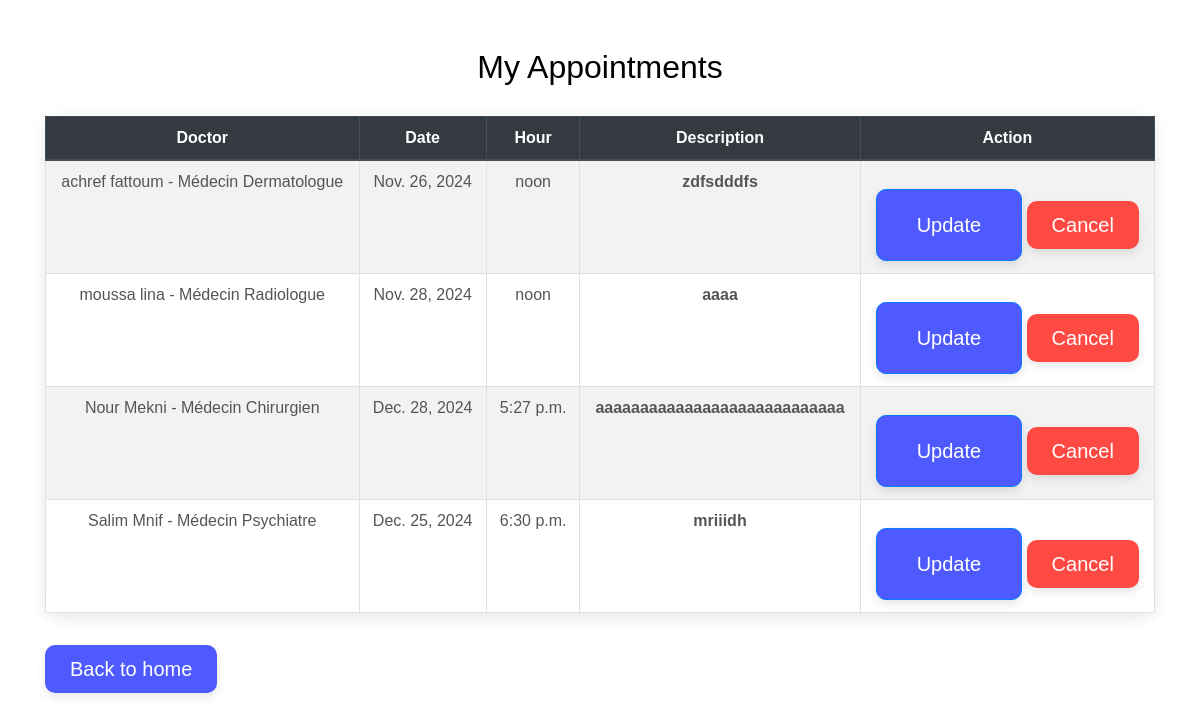
/appointment/ (signed in), run on the app's committed database.
### appointment/models.py (models this page shows, shortened)
class Appointment(models.Model):
    patient = models.ForeignKey(User, on_delete=models.CASCADE, related_name='appointments')
    personnel = models.ForeignKey(Personnel, on_delete=models.SET_NULL, null=True, blank=True, related_name='appointments')  # Assign a doctor or personnel
    date = models.DateField()
    time = models.TimeField()
    description = models.TextField()

### personnel/models.py (models this page shows)
class Personnel(models.Model):
    nom = models.CharField(max_length=100)
    prenom = models.CharField(max_length=100)
    FONCTION_CHOICES = [
        ('Médecin Généraliste', 'Médecin Généraliste'),
        ('Médecin Cardiologue', 'Médecin Cardiologue'),
        ('Médecin Dermatologue', 'Médecin Dermatologue'),
        ('Médecin Pédiatre', 'Médecin Pédiatre'),
        ('Médecin Chirurgien', 'Médecin Chirurgien'),
        ('Médecin Radiologue', 'Médecin Radiologue'),
        ('Médecin Psychiatre', 'Médecin Psychiatre'),
        ('Médecin Gynécologue', 'Médecin Gynécologue'),
        ('Infirmier', 'Infirmier'),
        ('Secrétaire', 'Secrétaire'),
        ('Technicien', 'Technicien'),
    ]
    fonction = models.CharField(max_length=100, choices=FONCTION_CHOICES)
    telephone = models.CharField(max_length=15)
    email = models.EmailField(unique=True)
    adresse = models.CharField(max_length=255, null=True, blank=True)
    photo = models.ImageField(upload_to='médecin/', null=True, blank=True, default='médecin/doctor.png')
    date_joined = models.DateTimeField(default=now)
    date_left = models.DateTimeField(null=True, blank=True, default=None)
    def __str__(self):
        return f"{self.prenom} {self.nom} - {self.fonction}"

### appointment/views.py (the view)
@login_required
def appointment_list(request):
    appointments = Appointment.objects.filter(patient=request.user)
    return render(request, 'appointment_list.html', {'appointments': appointments})

### appointment/templates/appointment_list.html (shortened to what this page needs)
{% load bootstrap5 %}
{% bootstrap_css %}
{% load static %}
<link rel="stylesheet" href="{% static 'patient/assets/css/facture.css' %}">
<link rel="stylesheet" href="{% static 'patient/assets/css/maicons.css' %}">
<link rel="stylesheet" href="{% static 'patient/assets/css/bootstrap.css' %}">
<link rel="stylesheet" href="{% static 'patient/assets/vendor/owl-carousel/css/owl.carousel.css' %}">
<link rel="stylesheet" href="{% static 'patient/assets/vendor/animate/animate.css' %}">
<link rel="stylesheet" href="{% static 'patient/assets/css/theme.css' %}">
<div class="container mt-5 table-container">
    <h2 class="text-center mb-4">My Appointments</h2>
    <table class="table table-bordered table-striped">
        <thead class="thead-dark">
            <tr>
                <th>Doctor</th>
                <th>Date</th>
                <th>Hour</th>
                <th>Description</th>
                <th>Action</th>
            </tr>
        </thead>
        <tbody>
            {% for appointment in appointments %}
                <tr>
                    <td>{{ appointment.personnel }}</td>
                    <td>{{ appointment.date }}</td>
                    <td>{{ appointment.time }}</td>
                    <td>{{ appointment.description }}</td>
                    <td>
                        <a href="{% url 'update_appointment' appointment.id %}" class="btn btn-primary mt-3 wow zoomIn">Update</a>
                        <form action="{% url 'delete_appointment' appointment.id %}" method="post" style="display: inline;">
                            <button type="submit" class="btn btn-danger mt-3 wow zoomIn" onclick="return confirm('Are you sure you want to cancel this appointment ?');">
                                Cancel
                            </button>
                        </form>
                    </td>
                </tr>
            {% empty %}
                <tr>
                    <td colspan="5" class="text-center text-muted">
                        No appointment found.
                    </td>
                </tr>
            {% endfor %}
        </tbody>
    </table>
    <a href="{% url 'home' %}" class="btn btn-secondary mt-3 wow zoomIn">Back to home</a>
</div>

### static/patient/assets/css/facture.css (style rules this page uses)
h2 { color: #000000; font-size: 2.5rem; font-weight: 600; margin-bottom: 20px; }
.table { border-radius: 12px; background-color: #ffffff; box-shadow: 0 4px 15px rgba(0, 0, 0, 0.1); border: none; margin-top: 30px; }
.table thead { background-color: #007bff; color: white; text-align: center; font-weight: bold; }
.table th, .table td { padding: 12px 15px; text-align: center; vertical-align: middle; }
.table td { font-size: 1rem; color: #555; }
.table-striped tbody tr:nth-child(odd) { background-color: #f9f9f9; }
.table-striped tbody tr:nth-child(even) { background-color: #ffffff; }
.btn { background-color: #28a745; color: white; font-size: 1rem; padding: 12px 20px; border: none; border-radius: 5px; box-shadow: 0 4px 10px rgba(0, 0, 0, 0.1); transition: background-color 0.3s ease, transform 0.2s ease; }
.table tbody tr { border-bottom: 1px solid #ddd; transition: transform 0.3s ease, box-shadow 0.3s ease; }
.table td:nth-child(4) { font-weight: bold; }
.btn-primary { background-color: #0066cc; color: white; font-size: 1rem; padding: 12px 20px; border: none; border-radius: 5px; box-shadow: 0 4px 10px rgba(0, 0, 0, 0.1); }

### static/patient/assets/css/theme.css (style rules this page uses)
a { color: #07be94; text-decoration: none; background-color: transparent; }
.btn-primary { color: #fff; background-color: #05B4E1; border-color: transparent; }
.btn-secondary { color: #fff; background-color: #4E5AFE; border-color: transparent; }
.btn-danger { color: #fff; background-color: #FF4943; border-color: transparent; }
.btn { padding: 8px 24px; }

### data on the page
Appointment: personnel "achref fattoum - Médecin Dermatologue", date "Nov. 26, 2024", time "noon", description "zdfsdddfs"
Appointment: personnel "moussa lina - Médecin Radiologue", date "Nov. 28, 2024", time "noon", description "aaaa"
Appointment: personnel "Nour Mekni - Médecin Chirurgien", date "Dec. 28, 2024", time "5:27 p.m.", description "aaaaaaaaaaaaaaaaaaaaaaaaaaaa"
Appointment: personnel "Salim Mnif - Médecin Psychiatre", date "Dec. 25, 2024", time "6:30 p.m.", description "mriiidh"
